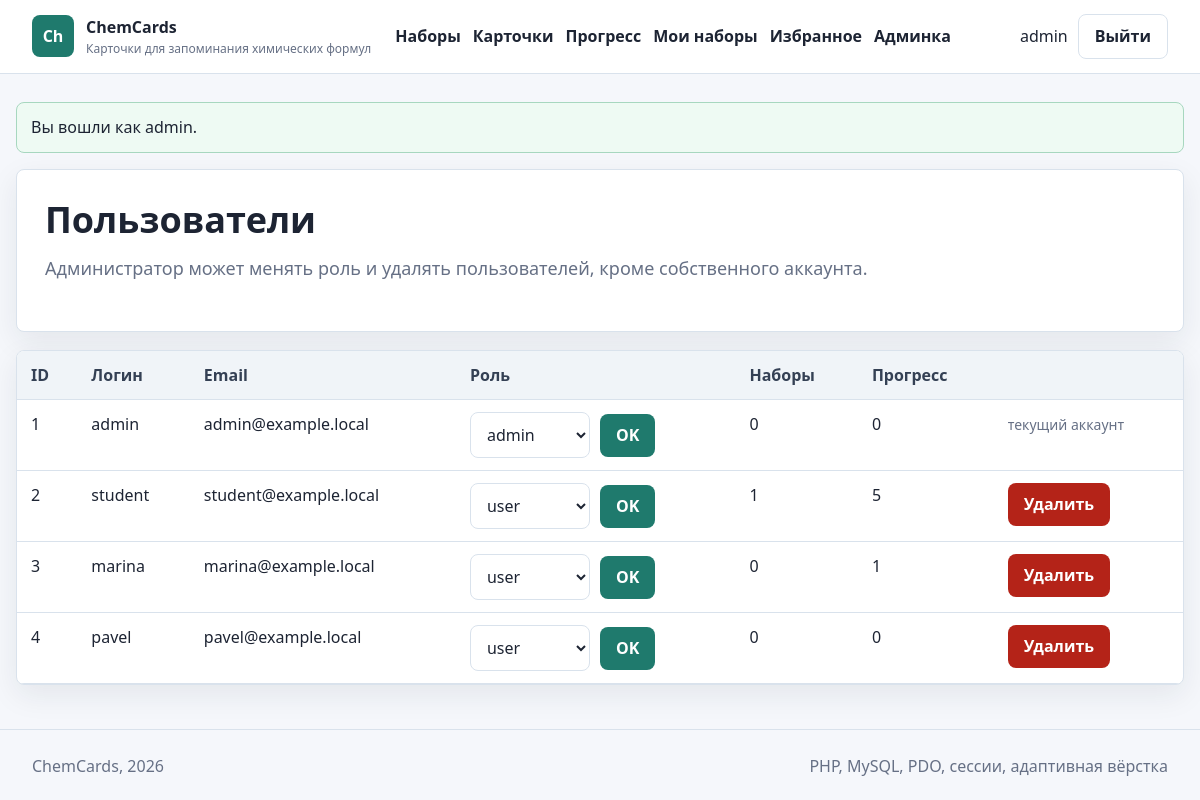
The page /admin/users.php (signed in) on the database its author committed.
### tables this page shows
CREATE TABLE users (
  id INT UNSIGNED AUTO_INCREMENT PRIMARY KEY,
  username VARCHAR(50) NOT NULL UNIQUE,
  email VARCHAR(120) NOT NULL UNIQUE,
  password_hash VARCHAR(255) NOT NULL,
  role ENUM('user', 'admin') NOT NULL DEFAULT 'user',
  created_at TIMESTAMP NOT NULL DEFAULT CURRENT_TIMESTAMP
);

### includes/functions.php (called while the page is built, shortened)
<?php
require_once __DIR__ . '/db.php';
function h($value): string
{
    return htmlspecialchars((string) $value, ENT_QUOTES, 'UTF-8');
}
function app_url(string $path = ''): string
{
    return BASE_URL . '/' . ltrim($path, '/');
}
function consume_flash(): array
{
    $items = $_SESSION['flash'] ?? [];
    return $items;
}
function current_user(): ?array
{
    static $loaded = false;
    static $user = null;
    if ($loaded) {
        return $user;
    }
    $loaded = true;
    $stmt = get_pdo()->prepare('SELECT id, username, email, role, created_at FROM users WHERE id = ?');
    $stmt->execute([$_SESSION['user_id']]);
    $user = $stmt->fetch() ?: null;
    return $user;
}
function is_logged_in(): bool
{
    return current_user() !== null;
}
function is_admin(): bool
{
    $user = current_user();
    return $user && $user['role'] === 'admin';
}
function require_login(): void
{
    if (!is_logged_in()) {
        flash('warning', 'Войдите в аккаунт, чтобы открыть этот раздел.');
        redirect('login.php');
    }
}
function require_admin(): void
{
    require_login();
}

### includes/db.php (called while the page is built, shortened)
<?php
function get_pdo(): PDO
{
    static $pdo = null;
    if ($pdo instanceof PDO) {
        return $pdo;
    }
    $dsn = 'mysql:host=' . DB_HOST . ';dbname=' . DB_NAME . ';charset=utf8mb4';
    $pdo = new PDO($dsn, DB_USER, DB_PASS, [
        PDO::ATTR_ERRMODE => PDO::ERRMODE_EXCEPTION,
        PDO::ATTR_DEFAULT_FETCH_MODE => PDO::FETCH_ASSOC,
        PDO::ATTR_EMULATE_PREPARES => false,
    ]);
    return $pdo;
}

### admin/users.php (the view, shortened to what this page needs)
<?php
require_once __DIR__ . '/../includes/functions.php';
require_admin();
$pdo = get_pdo();
$current = current_user();
$users = $pdo->query(
    'SELECT u.*,
            COUNT(DISTINCT s.id) AS sets_count,
            COUNT(DISTINCT p.id) AS progress_count
     FROM users u
     LEFT JOIN flashcard_sets s ON s.user_id = u.id
     LEFT JOIN user_progress p ON p.user_id = u.id
     GROUP BY u.id
     ORDER BY u.id'
)->fetchAll();
include __DIR__ . '/../includes/header.php';
?>
<section class="panel">
    <h1>Пользователи</h1>
    <p class="lead">Администратор может менять роль и удалять пользователей, кроме собственного аккаунта.</p>
</section>
<section class="table-wrap" style="margin-top: 18px;">
    <table>
        <thead>
        <tr>
            <th>ID</th>
            <th>Логин</th>
            <th>Email</th>
            <th>Роль</th>
            <th>Наборы</th>
            <th>Прогресс</th>
            <th></th>
        </tr>
        </thead>
        <tbody>
        <?php foreach ($users as $user): ?>
            <tr>
                <td><?= h((string) $user['id']) ?></td>
                <td><?= h($user['username']) ?></td>
                <td><?= h($user['email']) ?></td>
                <td>
                    <form method="post" class="inline-actions">
                        <select name="role" style="width:120px;">
                            <option value="user" <?= $user['role'] === 'user' ? 'selected' : '' ?>>user</option>
                            <option value="admin" <?= $user['role'] === 'admin' ? 'selected' : '' ?>>admin</option>
                        </select>
                        <button type="submit">OK</button>
                    </form>
                </td>
                <td><?= h((string) $user['sets_count']) ?></td>
                <td><?= h((string) $user['progress_count']) ?></td>
                <td>
                    <?php if ((int) $user['id'] !== (int) $current['id']): ?>
                        <form method="post" onsubmit="return confirm('Удалить пользователя и его данные?');">
                            <button class="danger" type="submit">Удалить</button>
                        </form>
                    <?php else: ?>
                        <span class="meta">текущий аккаунт</span>
                    <?php endif; ?>
                </td>
            </tr>
        <?php endforeach; ?>
        </tbody>
    </table>
</section>
<?php include __DIR__ . '/../includes/footer.php'; ?>

### includes/header.php (shortened to what this page needs)
<?php
$user = current_user();
?>
<!doctype html>
<html lang="ru">
<head>
    <link rel="stylesheet" href="<?= h(app_url('css/style.css')) ?>">
</head>
<body>
<header class="topbar">
    <a class="brand" href="<?= h(app_url('index.php')) ?>">
        <span class="brand-mark">Ch</span>
        <span>
            <strong><?= h(APP_NAME) ?></strong>
            <small><?= h(APP_SUBTITLE) ?></small>
        </span>
    </a>
    <nav class="nav">
        <a href="<?= h(app_url('sets.php')) ?>">Наборы</a>
        <a href="<?= h(app_url('cards.php')) ?>">Карточки</a>
        <a href="<?= h(app_url('stats.php')) ?>">Прогресс</a>
        <?php if ($user): ?>
            <a href="<?= h(app_url('my_sets.php')) ?>">Мои наборы</a>
            <a href="<?= h(app_url('favorites.php')) ?>">Избранное</a>
        <?php endif; ?>
        <?php if (is_admin()): ?>
            <a href="<?= h(app_url('admin/index.php')) ?>">Админка</a>
        <?php endif; ?>
    </nav>
    <div class="account">
        <?php if ($user): ?>
            <span><?= h($user['username']) ?></span>
            <a class="button ghost" href="<?= h(app_url('logout.php')) ?>">Выйти</a>
        <?php else: ?>
            <a class="button ghost" href="<?= h(app_url('login.php')) ?>">Войти</a>
            <a class="button" href="<?= h(app_url('register.php')) ?>">Регистрация</a>
        <?php endif; ?>
    </div>
</header>
<main class="container">
    <?php foreach (consume_flash() as $item): ?>
        <div class="alert <?= h($item['type']) ?>"><?= h($item['message']) ?></div>
    <?php endforeach; ?>

### css/style.css (style rules this page uses)
:root { --bg: #f5f7fb; --surface: #ffffff; --surface-soft: #eef5f2; --ink: #1d2433; --muted: #667085; --line: #d9e2ec; --primary: #1f7a6d; --primary-dark: #155f54; --accent: #b64b2a; --warning: #a56b00; --danger: #b42318; --success: #157347; --shadow: 0 10px 30px rgba(22, 34, 51, 0.08); }
* { box-sizing: border-box; }
body { margin: 0; background: var(--bg); color: var(--ink); font-family: "Segoe UI", Arial, sans-serif; line-height: 1.55; }
a { color: var(--primary); text-decoration: none; }
.topbar { position: sticky; top: 0; z-index: 10; display: flex; align-items: center; gap: 24px; padding: 14px 32px; background: rgba(255, 255, 255, 0.94); border-bottom: 1px solid var(--line); backdrop-filter: blur(12px); }
.brand { display: flex; align-items: center; gap: 12px; min-width: 240px; color: var(--ink); }
.brand-mark { display: grid; width: 42px; height: 42px; place-items: center; border-radius: 8px; background: var(--primary); color: #ffffff; font-weight: 800; }
.brand small { display: block; color: var(--muted); font-size: 12px; }
.nav { display: flex; flex: 1; flex-wrap: wrap; gap: 12px; }
.nav a { color: var(--ink); font-weight: 600; }
.account { display: flex; align-items: center; gap: 10px; white-space: nowrap; }
.container { width: min(1180px, calc(100% - 32px)); margin: 28px auto 44px; }
.panel, .card, .table-wrap, .form-panel { background: var(--surface); border: 1px solid var(--line); border-radius: 8px; box-shadow: var(--shadow); }
.panel { padding: 28px; }
h1, h2, h3 { margin: 0 0 14px; line-height: 1.2; }
h1 { font-size: 36px; }
.lead { color: var(--muted); font-size: 18px; margin: 0 0 20px; }
.actions, .inline-actions { display: flex; flex-wrap: wrap; gap: 10px; align-items: center; }
.button, button, input[type="submit"] { display: inline-flex; min-height: 40px; align-items: center; justify-content: center; gap: 8px; border: 0; border-radius: 8px; padding: 9px 16px; background: var(--primary); color: #ffffff; font: inherit; font-weight: 700; cursor: pointer; }
.button.ghost, button.ghost { border: 1px solid var(--line); background: #ffffff; color: var(--ink); }
.button.danger, button.danger { background: var(--danger); }
.meta { color: var(--muted); font-size: 14px; }
form { margin: 0; }
input, select, textarea { width: 100%; min-height: 42px; border: 1px solid var(--line); border-radius: 8px; padding: 10px 12px; background: #ffffff; color: var(--ink); font: inherit; }
.table-wrap { overflow-x: auto; }
table { width: 100%; border-collapse: collapse; min-width: 700px; }
th, td { padding: 12px 14px; border-bottom: 1px solid var(--line); text-align: left; vertical-align: top; }
th { background: #f0f4f8; color: #344054; }
.alert { margin-bottom: 16px; border-radius: 8px; padding: 12px 14px; border: 1px solid var(--line); background: #ffffff; }
.alert.success { border-color: #a7d7bf; background: #eefaf3; }

### rows shown on the page
users: username "admin", id "1", email "admin@example.local", role "admin", sets_count "0", progress_count "0", shows "текущий аккаунт"
users: id "2", username "student", email "student@example.local", role "user", sets_count "1", progress_count "5"
users: id "3", username "marina", email "marina@example.local", role "user", sets_count "0", progress_count "1"
users: id "4", username "pavel", email "pavel@example.local", role "user", sets_count "0", progress_count "0"

### other values the page prints
APP_NAME "ChemCards"
APP_SUBTITLE "Карточки для запоминания химических формул"
$item['message'] "Вы вошли как admin."
